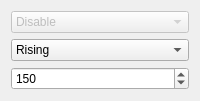
                   <widget class="QWidget" name="KEngine">
                    <attribute name="title">
                     <string>K</string>
                    </attribute>
                    <layout class="QVBoxLayout" name="verticalLayout_11">
                     <item>
                      <widget class="QComboBox" name="Kenable">
                       <property name="enabled">
                        <bool>false</bool>
                       </property>
                       <item>
                        <property name="text">
                         <string>Disable</string>
                        </property>
                       </item>
                       <item>
                        <property name="text">
                         <string>Enable</string>
                        </property>
                       </item>
                      </widget>
                     </item>
                     <item>
                      <widget class="QComboBox" name="KEdge">
                       <item>
                        <property name="text">
                         <string>Rising</string>
                        </property>
                       </item>
                       <item>
                        <property name="text">
                         <string>Falling</string>
                        </property>
                       </item>
                      </widget>
                     </item>
                     <item>
                      <widget class="QSpinBox" name="KLevel">
                       <property name="maximum">
                        <number>5000</number>
                       </property>
                       <property name="value">
                        <number>150</number>
                       </property>
                      </widget>
                     </item>
                    </layout>
                   </widget>
